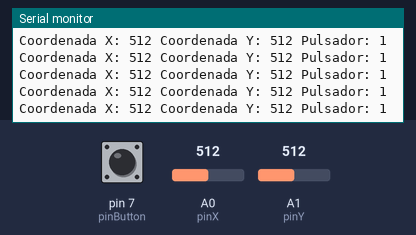
The sketch below on a simulated Arduino Uno, built with avr-gcc and run on an emulated ATmega328P. On the bench: the last lines printed to the serial monitor. The inputs (shaded band) are chosen by the test bench; at power-on: A0 (pinX) = 512, A1 (pinY) = 512, pin 7 (pinButton) HIGH.

Above: at 1.2 s.
1.3 s: A0 (pinX) set to 109
At 1.42 s:
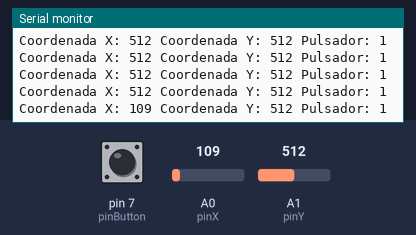
4.3 s: A0 (pinX) set to 89
At 4.33 s:
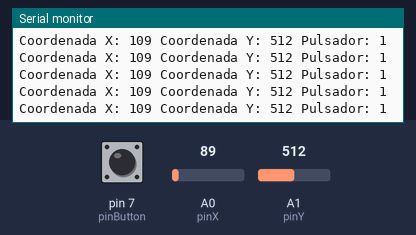
7.3 s: A1 (pinY) set to 108
At 7.34 s:
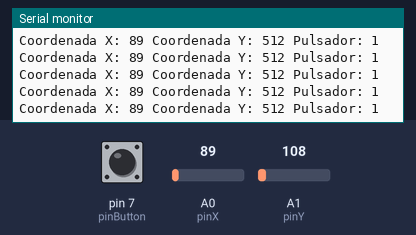
10.3 s: A1 (pinY) set to 88
At 10.34 s:
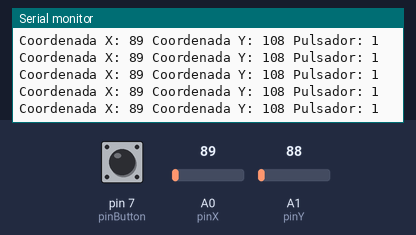
16.3 s: A1 (pinY) set to 11
At 16.34 s:
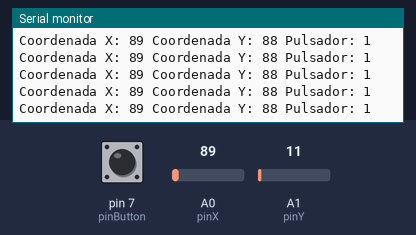
19.3 s: A1 (pinY) set to 8
At 19.33 s:
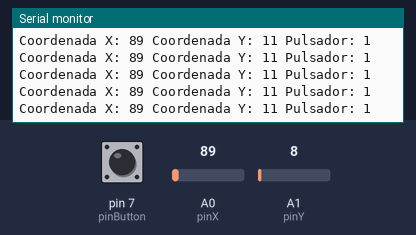
Timing chart, 0 to 22.3 s (numbered marks = the images above; inputs shaded):
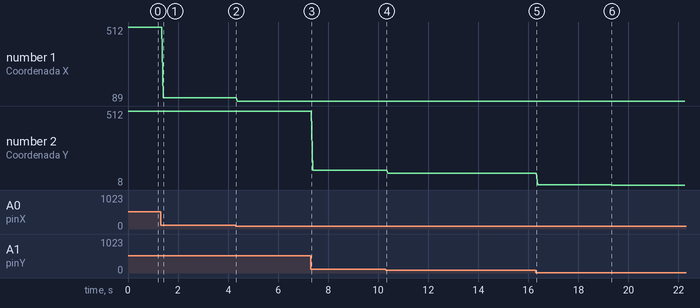

The sketch:

Joystick.ino
```cpp
const byte pinX = A0;
const byte pinY = A1;
const byte pinButton = 7;
void setup(){
  Serial.begin(9600);
  pinMode(pinButton,INPUT);
  digitalWrite(pinButton,HIGH);
  pinMode(pinX,INPUT);
  pinMode(pinY,INPUT);
}

void loop (){
  int coordX = analogRead(pinX);
  int coordY = analogRead(pinY);
  boolean buttonState = digitalRead(pinButton);
  Serial.print("Coordenada X: ");
  Serial.print(coordX);
  Serial.print(" Coordenada Y: ");
  Serial.print(coordY);
  Serial.print(" Pulsador: ");
  Serial.print(buttonState);
  Serial.println(" ");
}
```

Measured:
- after the input at 1.3 s, the serial monitor: prints a new line after 0.10 s (image 1)
- plotted number 1: 512 → 109 after the input at 1.3 s, 109 → 89 after the input at 4.3 s
- plotted number 2: 512 → 108 after the input at 7.3 s, 108 → 88 after the input at 10.3 s, 88 → 11 after the input at 16.3 s, 11 → 8 after the input at 19.3 s
